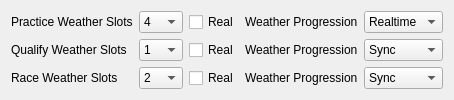
              <widget class="QWidget" name="widget_3" native="true">
               <property name="minimumSize">
                <size>
                 <width>0</width>
                 <height>0</height>
                </size>
               </property>
               <layout class="QGridLayout" name="gridLayout_9">
                <item row="9" column="1">
                 <widget class="QLabel" name="label_44">
                  <property name="maximumSize">
                   <size>
                    <width>150</width>
                    <height>16777215</height>
                   </size>
                  </property>
                  <property name="text">
                   <string>Race Weather Slots</string>
                  </property>
                 </widget>
                </item>
                <item row="7" column="5">
                 <widget class="QComboBox" name="comboBox_24">
                  <property name="maximumSize">
                   <size>
                    <width>200</width>
                    <height>16777215</height>
                   </size>
                  </property>
                  <item>
                   <property name="text">
                    <string>Realtime</string>
                   </property>
                  </item>
                  <item>
                   <property name="text">
                    <string>2</string>
                   </property>
                  </item>
                 </widget>
                </item>
                <item row="7" column="1">
                 <widget class="QLabel" name="label_20">
                  <property name="maximumSize">
                   <size>
                    <width>200</width>
                    <height>16777215</height>
                   </size>
                  </property>
                  <property name="text">
                   <string>Practice Weather Slots</string>
                  </property>
                 </widget>
                </item>
                <item row="9" column="5">
                 <widget class="QComboBox" name="comboBox_26">
                  <property name="maximumSize">
                   <size>
                    <width>200</width>
                    <height>16777215</height>
                   </size>
                  </property>
                  <item>
                   <property name="text">
                    <string>Sync</string>
                   </property>
                  </item>
                  <item>
                   <property name="text">
                    <string>2</string>
                   </property>
                  </item>
                 </widget>
                </item>
                <item row="9" column="2">
                 <widget class="QComboBox" name="comboBox_29">
                  <property name="maximumSize">
                   <size>
                    <width>50</width>
                    <height>16777215</height>
                   </size>
                  </property>
                  <item>
                   <property name="text">
                    <string>2</string>
                   </property>
                  </item>
                  <item>
                   <property name="text">
                    <string>14</string>
                   </property>
                  </item>
                 </widget>
                </item>
                <item row="8" column="5">
                 <widget class="QComboBox" name="comboBox_25">
                  <property name="maximumSize">
                   <size>
                    <width>200</width>
                    <height>16777215</height>
                   </size>
                  </property>
                  <item>
                   <property name="text">
                    <string>Sync</string>
                   </property>
                  </item>
                  <item>
                   <property name="text">
                    <string>2</string>
                   </property>
                  </item>
                 </widget>
                </item>
                <item row="8" column="4">
                 <widget class="QLabel" name="label_43">
                  <property name="maximumSize">
                   <size>
                    <width>200</width>
                    <height>16777215</height>
                   </size>
                  </property>
                  <property name="text">
                   <string>Weather Progression</string>
                  </property>
                 </widget>
                </item>
                <item row="8" column="1">
                 <widget class="QLabel" name="label_17">
                  <property name="maximumSize">
                   <size>
                    <width>150</width>
                    <height>16777215</height>
                   </size>
                  </property>
                  <property name="text">
                   <string>Qualify Weather Slots</string>
                  </property>
                 </widget>
                </item>
                <item row="8" column="2">
                 <widget class="QComboBox" name="comboBox_28">
                  <property name="maximumSize">
                   <size>
                    <width>50</width>
                    <height>16777215</height>
                   </size>
                  </property>
                  <item>
                   <property name="text">
                    <string>1</string>
                   </property>
                  </item>
                  <item>
                   <property name="text">
                    <string>14</string>
                   </property>
                  </item>
                 </widget>
                </item>
                <item row="7" column="2">
                 <widget class="QComboBox" name="comboBox_27">
                  <property name="maximumSize">
                   <size>
                    <width>50</width>
                    <height>16777215</height>
                   </size>
                  </property>
                  <item>
                   <property name="text">
                    <string>4</string>
                   </property>
                  </item>
                  <item>
                   <property name="text">
                    <string>2</string>
                   </property>
                  </item>
                 </widget>
                </item>
                <item row="7" column="4">
                 <widget class="QLabel" name="label_42">
                  <property name="maximumSize">
                   <size>
                    <width>200</width>
                    <height>16777215</height>
                   </size>
                  </property>
                  <property name="text">
                   <string>Weather Progression</string>
                  </property>
                 </widget>
                </item>
                <item row="7" column="3">
                 <widget class="QCheckBox" name="checkBox_12">
                  <property name="layoutDirection">
                   <enum>Qt::LeftToRight</enum>
                  </property>
                  <property name="text">
                   <string>Real</string>
                  </property>
                  <property name="checked">
                   <bool>false</bool>
                  </property>
                 </widget>
                </item>
                <item row="8" column="3">
                 <widget class="QCheckBox" name="checkBox_14">
                  <property name="layoutDirection">
                   <enum>Qt::LeftToRight</enum>
                  </property>
                  <property name="text">
                   <string>Real</string>
                  </property>
                  <property name="checked">
                   <bool>false</bool>
                  </property>
                 </widget>
                </item>
                <item row="9" column="3">
                 <widget class="QCheckBox" name="checkBox_13">
                  <property name="layoutDirection">
                   <enum>Qt::LeftToRight</enum>
                  </property>
                  <property name="text">
                   <string>Real</string>
                  </property>
                  <property name="checked">
                   <bool>false</bool>
                  </property>
                 </widget>
                </item>
                <item row="9" column="4">
                 <widget class="QLabel" name="label_41">
                  <property name="maximumSize">
                   <size>
                    <width>150</width>
                    <height>16777215</height>
                   </size>
                  </property>
                  <property name="text">
                   <string>Weather Progression</string>
                  </property>
                 </widget>
                </item>
               </layout>
              </widget>
